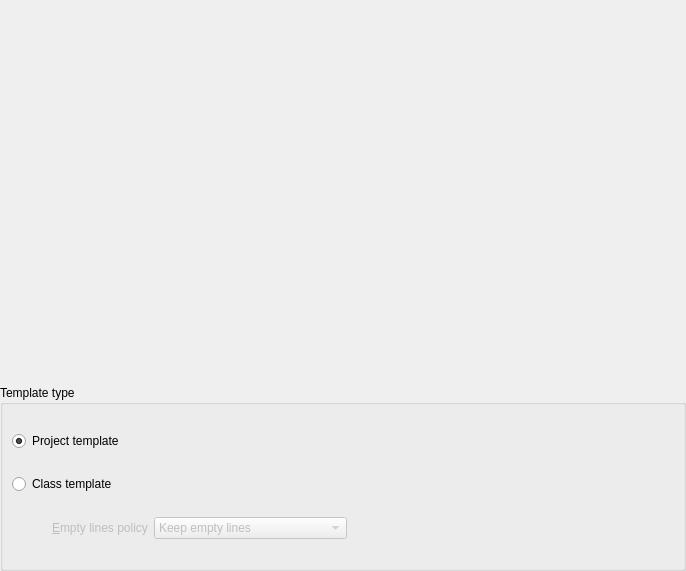
<?xml version="1.0" encoding="UTF-8"?>
<ui version="4.0">
 <class>TemplatePreviewToolView</class>
 <widget class="QWidget" name="TemplatePreviewToolView">
  <property name="geometry">
   <rect>
    <x>0</x>
    <y>0</y>
    <width>686</width>
    <height>571</height>
   </rect>
  </property>
  <layout class="QVBoxLayout" name="verticalLayout">
   <property name="margin">
    <number>0</number>
   </property>
   <item>
    <widget class="KMessageWidget" name="messageWidget" native="true"/>
   </item>
   <item>
    <widget class="TemplatePreview" name="preview" native="true"/>
   </item>
   <item>
    <widget class="QGroupBox" name="groupBox_2">
     <property name="title">
      <string>Template type</string>
     </property>
     <property name="flat">
      <bool>true</bool>
     </property>
     <layout class="QVBoxLayout" name="verticalLayout_2">
      <item>
       <widget class="QRadioButton" name="projectRadioButton">
        <property name="text">
         <string>Project template</string>
        </property>
        <property name="checked">
         <bool>true</bool>
        </property>
       </widget>
      </item>
      <item>
       <widget class="QRadioButton" name="classRadioButton">
        <property name="text">
         <string>Class template</string>
        </property>
       </widget>
      </item>
      <item>
       <layout class="QHBoxLayout" name="horizontalLayout">
        <item>
         <spacer name="horizontalSpacer">
          <property name="orientation">
           <enum>Qt::Horizontal</enum>
          </property>
          <property name="sizeType">
           <enum>QSizePolicy::Maximum</enum>
          </property>
          <property name="sizeHint" stdset="0">
           <size>
            <width>40</width>
            <height>20</height>
           </size>
          </property>
         </spacer>
        </item>
        <item>
         <widget class="QLabel" name="emptyLinesPolicyLabel">
          <property name="enabled">
           <bool>false</bool>
          </property>
          <property name="text">
           <string>&amp;Empty lines policy</string>
          </property>
          <property name="buddy">
           <cstring>emptyLinesPolicyComboBox</cstring>
          </property>
         </widget>
        </item>
        <item>
         <widget class="QComboBox" name="emptyLinesPolicyComboBox">
          <property name="enabled">
           <bool>false</bool>
          </property>
          <item>
           <property name="text">
            <string>Keep empty lines</string>
           </property>
          </item>
          <item>
           <property name="text">
            <string>Remove repeated empty lines</string>
           </property>
          </item>
          <item>
           <property name="text">
            <string>Remove all empty lines</string>
           </property>
          </item>
         </widget>
        </item>
        <item>
         <spacer name="horizontalSpacer_2">
          <property name="orientation">
           <enum>Qt::Horizontal</enum>
          </property>
          <property name="sizeHint" stdset="0">
           <size>
            <width>40</width>
            <height>20</height>
           </size>
          </property>
         </spacer>
        </item>
       </layout>
      </item>
     </layout>
    </widget>
   </item>
  </layout>
 </widget>
 <customwidgets>
  <customwidget>
   <class>KMessageWidget</class>
   <extends>QFrame</extends>
   <header>kmessagewidget.h</header>
   <container>1</container>
  </customwidget>
  <customwidget>
   <class>TemplatePreview</class>
   <extends>QWidget</extends>
   <header>templatepreview.h</header>
   <container>1</container>
  </customwidget>
 </customwidgets>
 <resources/>
 <connections>
  <connection>
   <sender>classRadioButton</sender>
   <signal>toggled(bool)</signal>
   <receiver>emptyLinesPolicyComboBox</receiver>
   <slot>setEnabled(bool)</slot>
   <hints>
    <hint type="sourcelabel">
     <x>76</x>
     <y>69</y>
    </hint>
    <hint type="destinationlabel">
     <x>171</x>
     <y>100</y>
    </hint>
   </hints>
  </connection>
  <connection>
   <sender>classRadioButton</sender>
   <signal>toggled(bool)</signal>
   <receiver>emptyLinesPolicyLabel</receiver>
   <slot>setEnabled(bool)</slot>
   <hints>
    <hint type="sourcelabel">
     <x>55</x>
     <y>70</y>
    </hint>
    <hint type="destinationlabel">
     <x>55</x>
     <y>101</y>
    </hint>
   </hints>
  </connection>
 </connections>
</ui>
